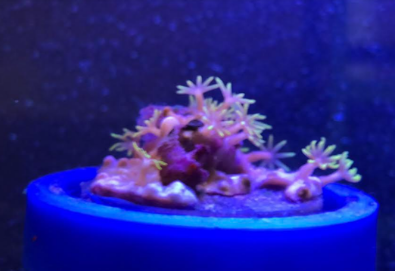
#> input picture photos/CScoral_fragment.png, 395 x 271 px, found by its file name
$ python basics.py
#> lines starting #> are read from the running program, lines starting #| are printed output that depends on the picture; after the words box and inside, x2 and y2 are one past the last pixel; in counts of white or black regions, pixels touching at a corner belong together
import cv2 as cv

img = cv.imread('photos/CScoral_fragment.png')
#> img is the input picture: shape (271, 395, 3); mean B, G, R 143.2, 36, 38.4
cv.imshow('cat', img)

# Converting image to grayscale
gray = cv.cvtColor(img, cv.COLOR_BGR2GRAY)
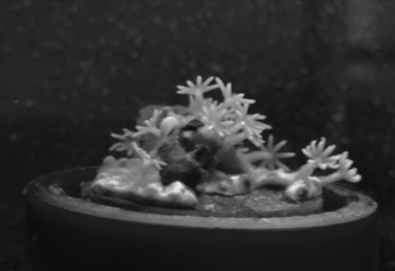
#> gray: shape (271, 395); min 12, max 237, mean 49
cv.imshow('Gray', gray)

# Blur
blur = cv.GaussianBlur(img, (3,3), cv.BORDER_DEFAULT)
cv.imshow('Blur', blur)

# Edge Cascade
canny = cv.Canny(img, 125, 175)
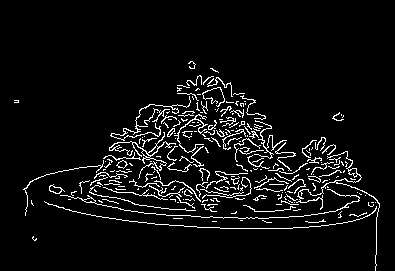
#> canny: shape (271, 395); 5.8% white in thin lines or dots, all inside (x1, y1, x2, y2) = (14, 61, 380, 271)
cv.imshow('Canny Edges', canny)

# Dilating the image (made the outline thicker)
dilated = cv.dilate(canny, (3,3), iterations=1)
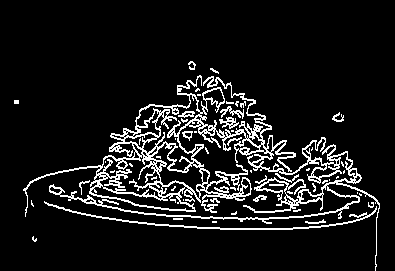
#> dilated: shape (271, 395); 10% white in thin lines or dots, all inside (x1, y1, x2, y2) = (14, 61, 380, 271)
cv.imshow('Dilated', dilated)

# Eroding (makes the outlines connect more)
eroded = cv.erode(dilated, (3,3), iterations=1)
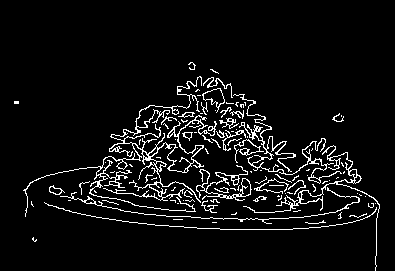
#> eroded: shape (271, 395); 6.2% white in thin lines or dots, all inside (x1, y1, x2, y2) = (14, 62, 380, 271)
cv.imshow('Eroded', eroded)

# Resize
# resized = cv.resize(img, (500,500))
resized = cv.resize(img, (500,500), interpolation=cv.INTER_CUBIC)
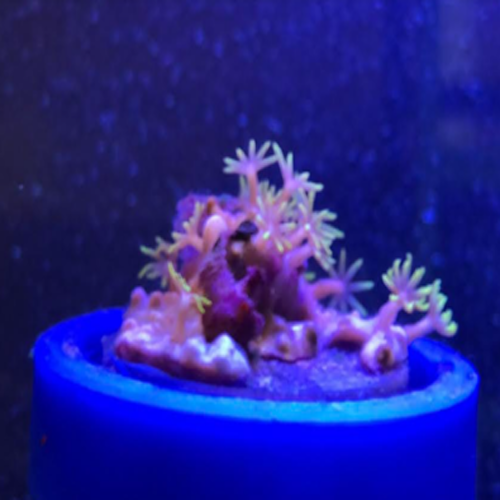
#> resized: shape (500, 500, 3); mean B, G, R 143.2, 36, 38.4
cv.imshow('Resized', resized)

# Cropping
cropped = img[50:200, 200:400]
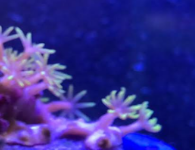
#> cropped: shape (150, 195, 3); mean B, G, R 144.2, 46.5, 53.2
cv.imshow('Cropped', cropped)

cv.waitKey(0)
